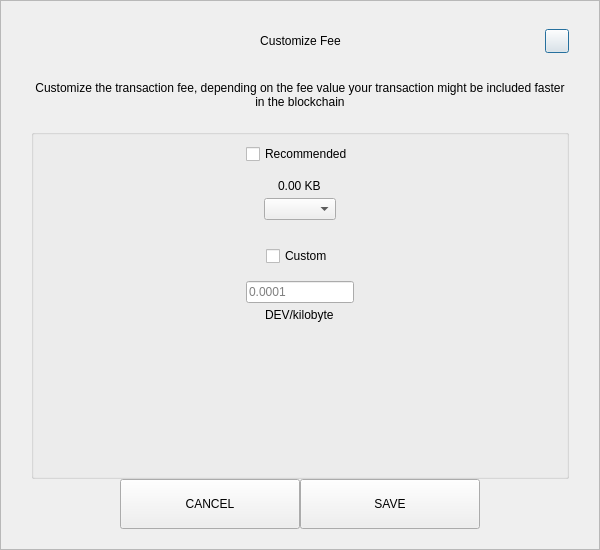
<?xml version="1.0" encoding="UTF-8"?>
<ui version="4.0">
 <class>SendCustomFeeDialog</class>
 <widget class="QDialog" name="SendCustomFeeDialog">
  <property name="geometry">
   <rect>
    <x>0</x>
    <y>0</y>
    <width>600</width>
    <height>550</height>
   </rect>
  </property>
  <property name="windowTitle">
   <string>Form</string>
  </property>
  <layout class="QVBoxLayout" name="verticalLayout_3">
   <property name="spacing">
    <number>0</number>
   </property>
   <property name="leftMargin">
    <number>0</number>
   </property>
   <property name="topMargin">
    <number>0</number>
   </property>
   <property name="rightMargin">
    <number>0</number>
   </property>
   <property name="bottomMargin">
    <number>0</number>
   </property>
   <item>
    <widget class="QFrame" name="frame">
     <property name="styleSheet">
      <string notr="true"/>
     </property>
     <property name="frameShape">
      <enum>QFrame::StyledPanel</enum>
     </property>
     <property name="frameShadow">
      <enum>QFrame::Raised</enum>
     </property>
     <layout class="QVBoxLayout" name="verticalLayout_2">
      <property name="spacing">
       <number>0</number>
      </property>
      <property name="leftMargin">
       <number>30</number>
      </property>
      <property name="topMargin">
       <number>20</number>
      </property>
      <property name="rightMargin">
       <number>30</number>
      </property>
      <property name="bottomMargin">
       <number>20</number>
      </property>
      <item>
       <layout class="QHBoxLayout" name="horizontalLayout_3">
        <property name="spacing">
         <number>0</number>
        </property>
        <item>
         <spacer name="horizontalSpacer_21">
          <property name="orientation">
           <enum>Qt::Horizontal</enum>
          </property>
          <property name="sizeHint" stdset="0">
           <size>
            <width>40</width>
            <height>20</height>
           </size>
          </property>
         </spacer>
        </item>
        <item>
         <widget class="QLabel" name="labelTitle">
          <property name="minimumSize">
           <size>
            <width>0</width>
            <height>40</height>
           </size>
          </property>
          <property name="maximumSize">
           <size>
            <width>16777215</width>
            <height>40</height>
           </size>
          </property>
          <property name="styleSheet">
           <string notr="true">padding-left:24px;</string>
          </property>
          <property name="text">
           <string>Customize Fee</string>
          </property>
          <property name="alignment">
           <set>Qt::AlignCenter</set>
          </property>
          <property name="margin">
           <number>7</number>
          </property>
         </widget>
        </item>
        <item>
         <spacer name="horizontalSpacer">
          <property name="orientation">
           <enum>Qt::Horizontal</enum>
          </property>
          <property name="sizeHint" stdset="0">
           <size>
            <width>40</width>
            <height>20</height>
           </size>
          </property>
         </spacer>
        </item>
        <item>
         <widget class="QPushButton" name="btnEsc">
          <property name="minimumSize">
           <size>
            <width>24</width>
            <height>24</height>
           </size>
          </property>
          <property name="maximumSize">
           <size>
            <width>24</width>
            <height>24</height>
           </size>
          </property>
          <property name="text">
           <string/>
          </property>
         </widget>
        </item>
       </layout>
      </item>
      <item>
       <spacer name="verticalSpacer_2">
        <property name="orientation">
         <enum>Qt::Vertical</enum>
        </property>
        <property name="sizeType">
         <enum>QSizePolicy::Fixed</enum>
        </property>
        <property name="sizeHint" stdset="0">
         <size>
          <width>20</width>
          <height>20</height>
         </size>
        </property>
       </spacer>
      </item>
      <item>
       <widget class="QLabel" name="labelMessage">
        <property name="text">
         <string>Customize the transaction fee, depending on the fee value your transaction might be included faster in the blockchain</string>
        </property>
        <property name="alignment">
         <set>Qt::AlignCenter</set>
        </property>
        <property name="wordWrap">
         <bool>true</bool>
        </property>
       </widget>
      </item>
      <item>
       <spacer name="verticalSpacer_3">
        <property name="orientation">
         <enum>Qt::Vertical</enum>
        </property>
        <property name="sizeType">
         <enum>QSizePolicy::Fixed</enum>
        </property>
        <property name="sizeHint" stdset="0">
         <size>
          <width>20</width>
          <height>20</height>
         </size>
        </property>
       </spacer>
      </item>
      <item>
       <widget class="QGroupBox" name="groupBox">
        <property name="title">
         <string/>
        </property>
        <layout class="QVBoxLayout" name="verticalLayout">
         <property name="leftMargin">
          <number>12</number>
         </property>
         <property name="rightMargin">
          <number>12</number>
         </property>
         <item>
          <layout class="QVBoxLayout" name="verticalLayout_4">
           <property name="spacing">
            <number>5</number>
           </property>
           <item alignment="Qt::AlignHCenter">
            <widget class="QCheckBox" name="checkBoxRecommended">
             <property name="text">
              <string>Recommended</string>
             </property>
            </widget>
           </item>
           <item>
            <spacer name="verticalSpacer_5">
             <property name="orientation">
              <enum>Qt::Vertical</enum>
             </property>
             <property name="sizeType">
              <enum>QSizePolicy::Fixed</enum>
             </property>
             <property name="sizeHint" stdset="0">
              <size>
               <width>20</width>
               <height>10</height>
              </size>
             </property>
            </spacer>
           </item>
           <item alignment="Qt::AlignHCenter">
            <widget class="QLabel" name="labelFee">
             <property name="text">
              <string>0.00 KB</string>
             </property>
            </widget>
           </item>
           <item alignment="Qt::AlignHCenter">
            <widget class="QComboBox" name="comboBoxRecommended"/>
           </item>
          </layout>
         </item>
         <item>
          <spacer name="verticalSpacer">
           <property name="orientation">
            <enum>Qt::Vertical</enum>
           </property>
           <property name="sizeType">
            <enum>QSizePolicy::Fixed</enum>
           </property>
           <property name="sizeHint" stdset="0">
            <size>
             <width>20</width>
             <height>20</height>
            </size>
           </property>
          </spacer>
         </item>
         <item>
          <layout class="QVBoxLayout" name="verticalLayout_5">
           <property name="spacing">
            <number>5</number>
           </property>
           <item alignment="Qt::AlignHCenter">
            <widget class="QCheckBox" name="checkBoxCustom">
             <property name="text">
              <string>Custom</string>
             </property>
            </widget>
           </item>
           <item>
            <spacer name="verticalSpacer_6">
             <property name="orientation">
              <enum>Qt::Vertical</enum>
             </property>
             <property name="sizeType">
              <enum>QSizePolicy::Fixed</enum>
             </property>
             <property name="sizeHint" stdset="0">
              <size>
               <width>20</width>
               <height>10</height>
              </size>
             </property>
            </spacer>
           </item>
           <item alignment="Qt::AlignHCenter">
            <widget class="QLineEdit" name="lineEditCustomFee">
             <property name="placeholderText">
              <string notr="true">0.0001</string>
             </property>
            </widget>
           </item>
           <item alignment="Qt::AlignHCenter">
            <widget class="QLabel" name="labelCustomFee">
             <property name="text">
              <string>DEV/kilobyte</string>
             </property>
            </widget>
           </item>
          </layout>
         </item>
         <item>
          <spacer name="verticalSpacer_4">
           <property name="orientation">
            <enum>Qt::Vertical</enum>
           </property>
           <property name="sizeHint" stdset="0">
            <size>
             <width>20</width>
             <height>40</height>
            </size>
           </property>
          </spacer>
         </item>
        </layout>
       </widget>
      </item>
      <item>
       <layout class="QHBoxLayout" name="horizontalLayout" stretch="1,2,2,1">
        <item>
         <spacer name="horizontalSpacer1">
          <property name="orientation">
           <enum>Qt::Horizontal</enum>
          </property>
          <property name="sizeHint" stdset="0">
           <size>
            <width>40</width>
            <height>20</height>
           </size>
          </property>
         </spacer>
        </item>
        <item>
         <widget class="QPushButton" name="btnCancel">
          <property name="minimumSize">
           <size>
            <width>180</width>
            <height>50</height>
           </size>
          </property>
          <property name="focusPolicy">
           <enum>Qt::NoFocus</enum>
          </property>
          <property name="text">
           <string>CANCEL</string>
          </property>
         </widget>
        </item>
        <item>
         <widget class="QPushButton" name="btnSave">
          <property name="minimumSize">
           <size>
            <width>180</width>
            <height>50</height>
           </size>
          </property>
          <property name="focusPolicy">
           <enum>Qt::NoFocus</enum>
          </property>
          <property name="text">
           <string>SAVE</string>
          </property>
         </widget>
        </item>
        <item>
         <spacer name="horizontalSpacer_2">
          <property name="orientation">
           <enum>Qt::Horizontal</enum>
          </property>
          <property name="sizeHint" stdset="0">
           <size>
            <width>40</width>
            <height>20</height>
           </size>
          </property>
         </spacer>
        </item>
       </layout>
      </item>
     </layout>
    </widget>
   </item>
  </layout>
 </widget>
 <resources/>
 <connections/>
</ui>
